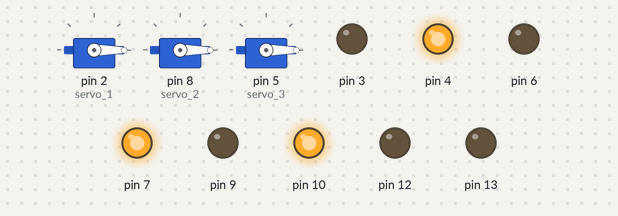
Bench run of a sketch on a simulated Arduino Uno, built with avr-gcc and run on an emulated ATmega328P. On the bench: 3 × servo, output pins drawn as LEDs (lit = HIGH). Pins used as bus, display or sensor lines are not drawn.

Above: at 0.1 s.
At 8.1 s:
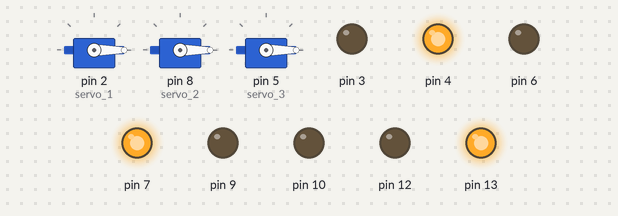
At 13.1 s:
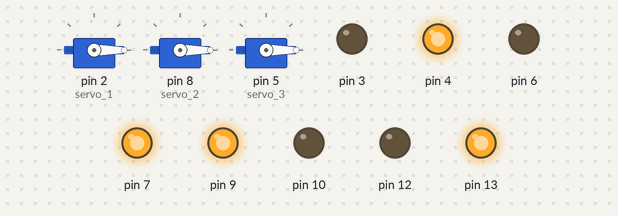
At 16.1 s:
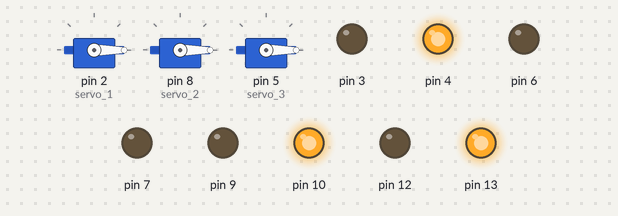
At 24.1 s:
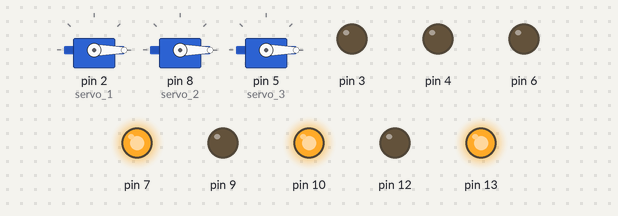
At 37.1 s:
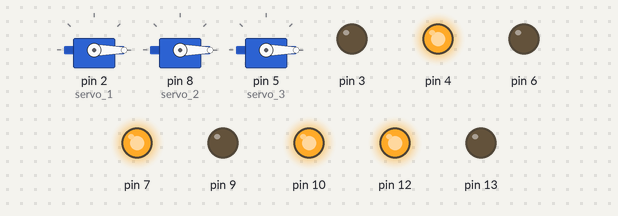
Timing chart, 0 to 38.6 s (numbered marks = the images above):
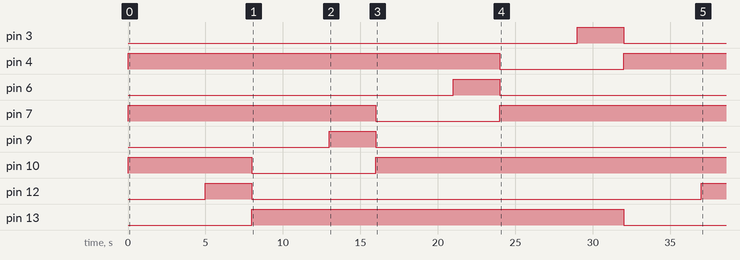

The sketch:

Code_4-way-traffic-light.ino
```cpp
#include <Servo.h>

int red1 = 13;
int yellow1 = 12;
int green1 = 11;
int red2 = 10;
int yellow2 = 9;
int green2 = 8;
int red3 = 7;
int yellow3 = 6;
int green3 = 5;
int red4 = 4;
int yellow4 = 3;
int green4 = 2;
Servo servo_1;
Servo servo_2;
Servo servo_3;
Servo servo_4;


void setup()
{
  servo_1.attach(11);
  servo_2.attach(8);
  servo_3.attach(5);
  servo_1.attach(2);
  for(int i = 2; i<=13; i++)
  {
    pinMode(i, OUTPUT);
  }
}

void loop()
{
  direction(red1, yellow1, green1, red2, yellow2, green2, red3, yellow3, green3, red4, yellow4, green4);
  direction(red2, yellow2, green2, red1, yellow1, green1, red3, yellow3, green3, red4, yellow4, green4);
  direction(red3, yellow3, green3, red1, yellow1, green1, red2, yellow2, green2, red4, yellow4, green4);
  direction(red4, yellow4, green4, red1, yellow1, green1, red2, yellow2, green2, red3, yellow3, green3);
}

void direction(int a, int b, int c, int d, int e, int f, int g, int h, int i, int j, int k, int l)
{
  digitalWrite(a, LOW);
  digitalWrite(b, LOW);
  digitalWrite(c, HIGH);
  servo_1.write(0);
  servo_2.write(180);
  servo_3.write(180);
  servo_4.write(180);

  digitalWrite(d, HIGH);
  servo_1.write(180);
  servo_2.write(0);
  servo_3.write(180);
  servo_4.write(180);

  digitalWrite(e, LOW);
  digitalWrite(f, LOW);
  digitalWrite(g, HIGH);
  servo_1.write(180);
  servo_2.write(180);
  servo_3.write(0);
  servo_4.write(180);

  digitalWrite(h, LOW);
  digitalWrite(i, LOW);
  digitalWrite(j, HIGH);
  servo_1.write(0);
  servo_2.write(0);
  servo_3.write(0);
  servo_4.write(180);

  digitalWrite(k, LOW);
  digitalWrite(l, LOW);
  delay(5000);
  digitalWrite(c, LOW);
  digitalWrite(b, HIGH);
  delay(3000);
}
```

Measured:
- by itself, pin 3: LOW → HIGH at 29.0 s, → LOW 3.0 s later
- by itself, pin 4: LOW → HIGH at 0.00 s, → LOW 24.0 s later, → HIGH 8.0 s later
- by itself, pin 6: LOW → HIGH at 21.0 s, → LOW 3.0 s later
- by itself, pin 7: LOW → HIGH at 0.00 s, → LOW 16.0 s later, → HIGH 8.0 s later
- by itself, pin 9: LOW → HIGH at 13.0 s, → LOW 3.0 s later
- by itself, pin 10: LOW → HIGH at 0.00 s, → LOW 8.0 s later, → HIGH 8.0 s later
- by itself, pin 12: LOW → HIGH at 5.0 s, → LOW 3.0 s later, → HIGH 29.0 s later
- by itself, pin 13: LOW → HIGH at 8.0 s, → LOW 24.0 s later
